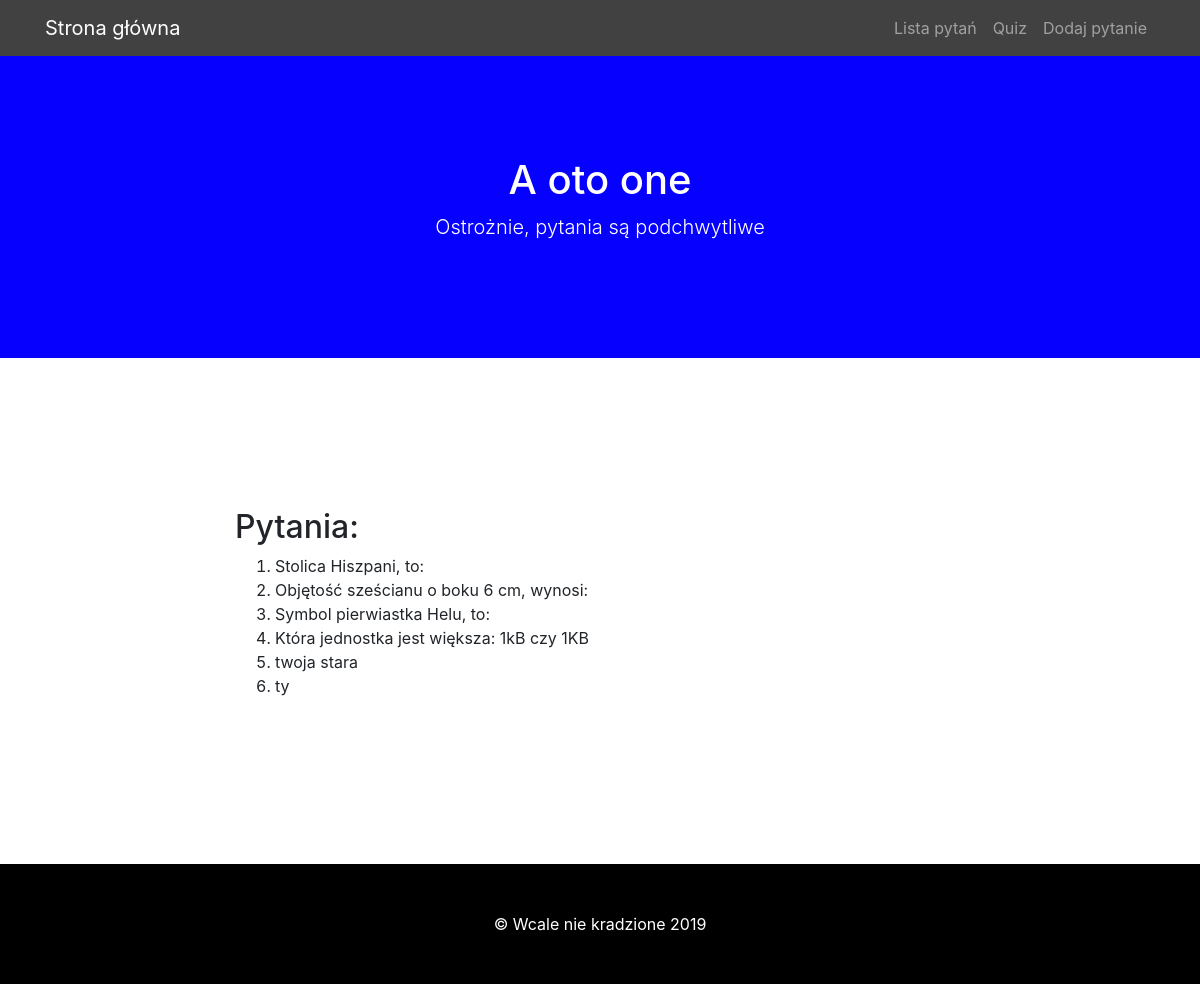
The app's page /lista, older data.
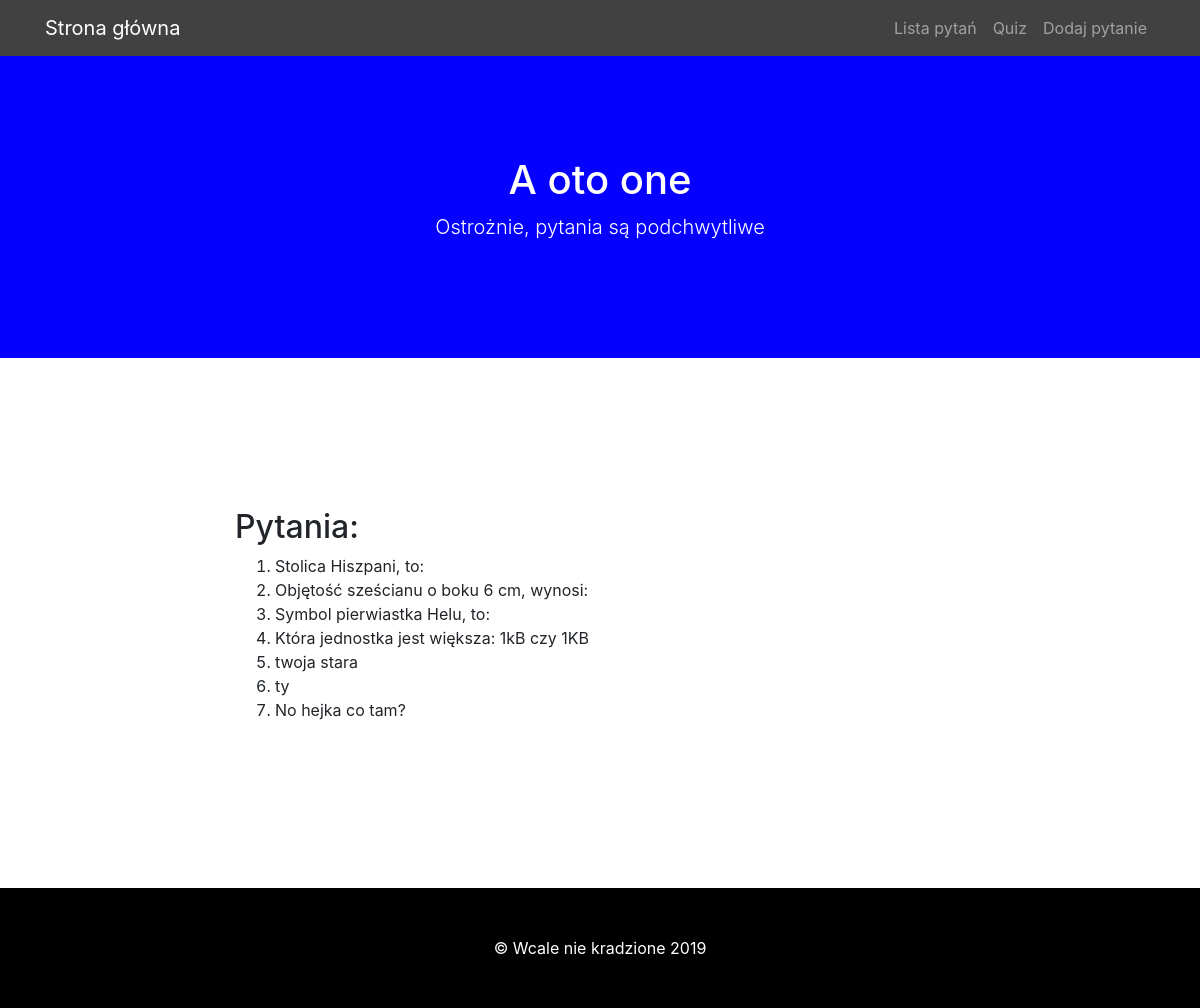
The same page, newer data.
### modele.py (models this page shows)
class BazaModel(Model):
    class Meta:
        database = baza

class Pytanie(BazaModel):
    pytanie = CharField(null=False)
    kategoria = ForeignKeyField(Kategoria, related_name='pytania')

### views.py (the view)
@app.route('/lista')
def lista():
    pytania = Pytanie.select()
    return render_template('lista.html', query=pytania)

### app.py (called while the page is built)
@app.before_request
def before_request():
    g.db = baza
    g.db.connect(reuse_if_open=True)

@app.after_request
def after_request(response):
    g.db.close()
    return response

### templates/lista.html (shortened to what this page needs)
{%extends "szablon.html"%}
{%block h1%}A oto one{%endblock%}
{%block tresc%}
<h2>Pytania:</h2>
<ol>
    {%for p in query%}
        <li>{{p.pytanie}}</li>
    {%endfor%}
</ol>
{%endblock%}

Row changes from the older to the newer data that the page shows:
added Pytanie: pytanie "No hejka co tam?"
